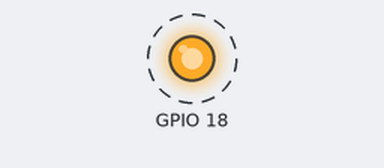
Bench run of a program on a simulated Raspberry Pi (BCM pin numbers). Parts: output pins drawn as LEDs (lit = HIGH). Dashed ring = blinking. What the program prints to the terminal is not drawn. At 5.0 s the program stops and its outputs stay as they are.

Above: at 0.2 s.
Timing chart, 0 to 3.0 s (numbered marks = the images above):
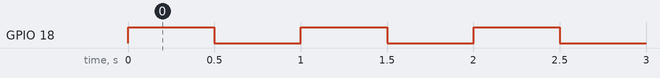

Measured:
- by itself, GPIO 18: alternates HIGH for 0.50 s and LOW for 0.50 s, 10 changes in all, then stays LOW

The program:

led.py
```python
# Source: https://thepihut.com/blogs/raspberry-pi-tutorials/27968772-turning-on-an-led-with-your-raspberry-pis-gpio-pins
def flash(blinks=5, ms=500, pin=18):
  import RPi.GPIO as GPIO
  import time
  blinks = int(blinks)
  ms = int(ms)/1000
  pin = int(pin)
  GPIO.setmode(GPIO.BCM)
  GPIO.setwarnings(False)
  for i in range(1,blinks+1):
    GPIO.setup(pin,GPIO.OUT)
    print(f"LED on. {i} of {blinks}")
    GPIO.output(pin,GPIO.HIGH)
    time.sleep(ms)
    GPIO.output(pin,GPIO.LOW)
    print("LED off")
    time.sleep(ms)

def double_flash():

  for i in range(10):
    flash(blinks=1, ms=500, pin=18)
    flash(blinks=1, ms=500, pin=23)


if __name__ == '__main__':
    import sys
    flash(*sys.argv[1:])
```
